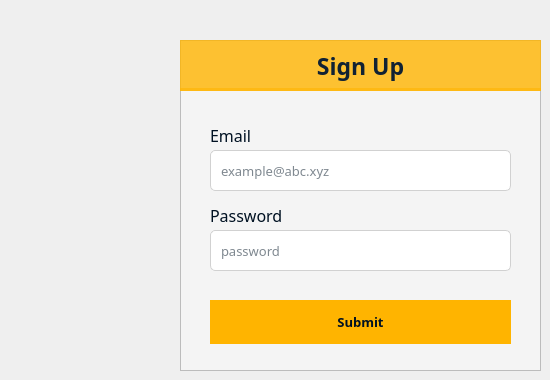
     <widget class="QWidget" name="signUpPage">
      <widget class="QFrame" name="loginContainer_2">
       <property name="geometry">
        <rect>
         <x>180</x>
         <y>40</y>
         <width>361</width>
         <height>331</height>
        </rect>
       </property>
       <property name="styleSheet">
        <string notr="true">background-color: #f4f4f4;
</string>
       </property>
       <property name="frameShape">
        <enum>QFrame::StyledPanel</enum>
       </property>
       <property name="frameShadow">
        <enum>QFrame::Raised</enum>
       </property>
       <widget class="QLabel" name="label_18">
        <property name="geometry">
         <rect>
          <x>0</x>
          <y>0</y>
          <width>361</width>
          <height>51</height>
         </rect>
        </property>
        <property name="font">
         <font>
          <family>sans-serif</family>
          <pointsize>17</pointsize>
          <weight>75</weight>
          <bold>true</bold>
         </font>
        </property>
        <property name="styleSheet">
         <string notr="true">background-color: rgba(255,180,0,0.8);
color: #123;
border-bottom: 3px solid rgba(255,180,0,0.6);</string>
        </property>
        <property name="text">
         <string>Sign Up</string>
        </property>
        <property name="alignment">
         <set>Qt::AlignCenter</set>
        </property>
       </widget>
       <widget class="QLineEdit" name="emailSUInput">
        <property name="geometry">
         <rect>
          <x>30</x>
          <y>110</y>
          <width>301</width>
          <height>41</height>
         </rect>
        </property>
        <property name="font">
         <font>
          <family>sans-serif</family>
          <pointsize>10</pointsize>
         </font>
        </property>
        <property name="styleSheet">
         <string notr="true">QLineEdit {
	background-color: #fff;
	border: 1px solid #d1d1d1;
	padding-left: 8px;
	color: #012;
border-radius: 5px;
}

QLineEdit:hover {
	border-color: #ff9f00;
}

QLineEdit:focus {
	border-color: #ff9f00;
}
</string>
        </property>
        <property name="text">
         <string/>
        </property>
        <property name="placeholderText">
         <string>example@abc.xyz</string>
        </property>
       </widget>
       <widget class="QLineEdit" name="passwordSUInput">
        <property name="geometry">
         <rect>
          <x>30</x>
          <y>190</y>
          <width>301</width>
          <height>41</height>
         </rect>
        </property>
        <property name="font">
         <font>
          <family>sans-serif</family>
          <pointsize>10</pointsize>
         </font>
        </property>
        <property name="styleSheet">
         <string notr="true">QLineEdit {
	background-color: #fff;
	border: 1px solid #d1d1d1;
	padding-left: 8px;
	color: #012;
border-radius: 5px;
}

QLineEdit:hover {
	border-color: #ff9f00;
}

QLineEdit:focus {
	border-color: #ff9f00;
}
</string>
        </property>
        <property name="echoMode">
         <enum>QLineEdit::Password</enum>
        </property>
        <property name="placeholderText">
         <string>password</string>
        </property>
       </widget>
       <widget class="QLabel" name="label_19">
        <property name="geometry">
         <rect>
          <x>30</x>
          <y>80</y>
          <width>101</width>
          <height>31</height>
         </rect>
        </property>
        <property name="font">
         <font>
          <family>sans-serif</family>
          <pointsize>12</pointsize>
          <weight>50</weight>
          <bold>false</bold>
         </font>
        </property>
        <property name="styleSheet">
         <string notr="true">color: #012;
background-color: #00000000;</string>
        </property>
        <property name="text">
         <string>Email</string>
        </property>
        <property name="alignment">
         <set>Qt::AlignLeading|Qt::AlignLeft|Qt::AlignVCenter</set>
        </property>
       </widget>
       <widget class="QLabel" name="label_20">
        <property name="geometry">
         <rect>
          <x>30</x>
          <y>160</y>
          <width>101</width>
          <height>31</height>
         </rect>
        </property>
        <property name="font">
         <font>
          <family>sans-serif</family>
          <pointsize>12</pointsize>
          <weight>50</weight>
          <bold>false</bold>
         </font>
        </property>
        <property name="styleSheet">
         <string notr="true">color: #012;
background-color: #00000000;</string>
        </property>
        <property name="text">
         <string>Password</string>
        </property>
        <property name="alignment">
         <set>Qt::AlignLeading|Qt::AlignLeft|Qt::AlignVCenter</set>
        </property>
       </widget>
       <widget class="QLabel" name="submitSUBtn">
        <property name="geometry">
         <rect>
          <x>30</x>
          <y>260</y>
          <width>301</width>
          <height>44</height>
         </rect>
        </property>
        <property name="minimumSize">
         <size>
          <width>0</width>
          <height>44</height>
         </size>
        </property>
        <property name="maximumSize">
         <size>
          <width>16777215</width>
          <height>44</height>
         </size>
        </property>
        <property name="font">
         <font>
          <family>sans-serif</family>
          <pointsize>10</pointsize>
          <weight>75</weight>
          <bold>true</bold>
         </font>
        </property>
        <property name="cursor">
         <cursorShape>PointingHandCursor</cursorShape>
        </property>
        <property name="styleSheet">
         <string notr="true">QLabel {
	background-color: rgba(255,180,0,1);
	color: #012;
}

QLabel:hover{
	background-color: rgba(255,180,0,0.8);
	color: #000815;
}</string>
        </property>
        <property name="text">
         <string>Submit</string>
        </property>
        <property name="alignment">
         <set>Qt::AlignCenter</set>
        </property>
       </widget>
      </widget>
     </widget>
